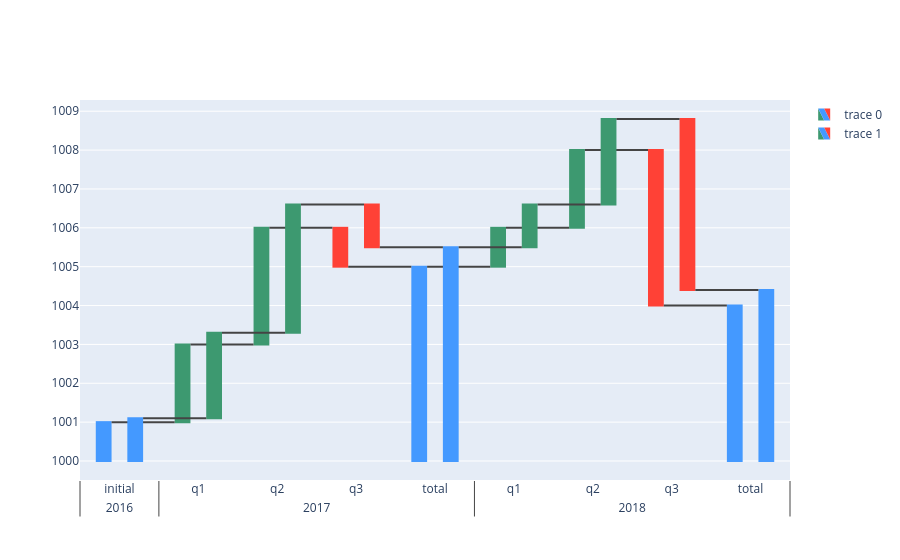

Write notebook code for a chart like this one.
### Code cell
import plotly.graph_objects as go

fig = go.Figure()

fig.add_trace(go.Waterfall(
    x = [["2016", "2017", "2017", "2017", "2017", "2018", "2018", "2018", "2018"],
        ["initial", "q1", "q2", "q3", "total", "q1", "q2", "q3", "total"]],
    measure = ["absolute", "relative", "relative", "relative", "total", "relative", "relative", "relative", "total"],
    y = [1, 2, 3, -1, None, 1, 2, -4, None],
    base = 1000
))

fig.add_trace(go.Waterfall(
    x = [["2016", "2017", "2017", "2017", "2017", "2018", "2018", "2018", "2018"],
        ["initial", "q1", "q2", "q3", "total", "q1", "q2", "q3", "total"]],
    measure = ["absolute", "relative", "relative", "relative", "total", "relative", "relative", "relative", "total"],
    y = [1.1, 2.2, 3.3, -1.1, None, 1.1, 2.2, -4.4, None],
    base = 1000
))

fig.update_layout(
    waterfallgroupgap = 0.5,
)

fig.show()

### Figure 1 — Plotly figure (JSON) as saved in the notebook; plotly's stock layout.template omitted (floating-point values rounded to 4 significant figures)
{"data": [{"base": 1000, "measure": ["absolute", "relative", "relative", "relative", "total", "relative", "relative", "relative", "total"], "type": "waterfall", "x": [["2016", "2017", "2017", "2017", "2017", "2018", "2018", "2018", "2018"], ["initial", "q1", "q2", "q3", "total", "q1", "q2", "q3", "total"]], "y": [1, 2, 3, -1, null, 1, 2, -4, null]}, {"base": 1000, "measure": ["absolute", "relative", "relative", "relative", "total", "relative", "relative", "relative", "total"], "type": "waterfall", "x": [["2016", "2017", "2017", "2017", "2017", "2018", "2018", "2018", "2018"], ["initial", "q1", "q2", "q3", "total", "q1", "q2", "q3", "total"]], "y": [1.1, 2.2, 3.3, -1.1, null, 1.1, 2.2, -4.4, null]}], "layout": {"waterfallgroupgap": 0.5}}
